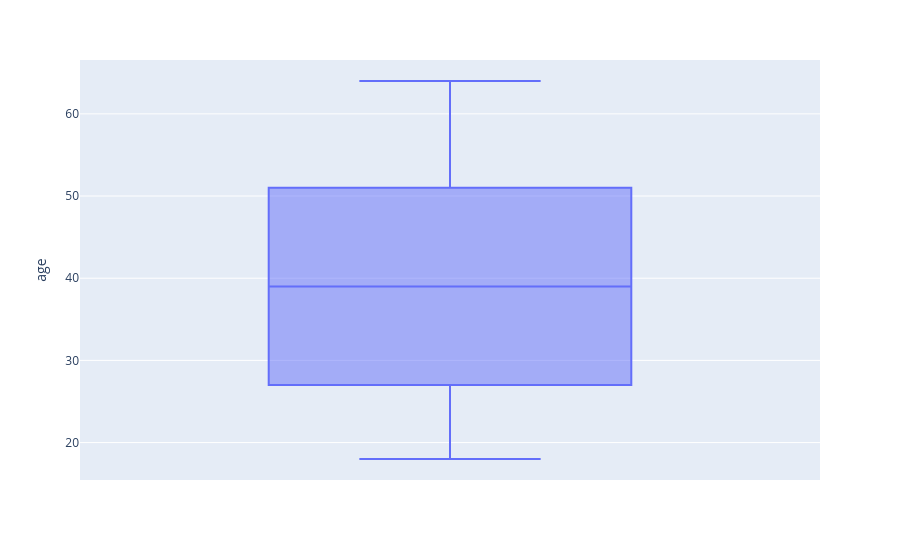

Notebook code cell kept with this figure:
### Code cell
#analisar as variaveis em grafico

import plotly.express as px

boxplot = px.box(df, y='age')
boxplot.show()

### Figure 1 — Plotly figure (JSON) as saved in the notebook; plotly's stock layout.template omitted (floating-point values rounded to 4 significant figures; data arrays with more than 128 entries replaced by an {"elided": "..."} marker saying what was removed)
{"data": [{"alignmentgroup": "True", "hovertemplate": "age=%{y}<extra></extra>", "legendgroup": "", "marker": {"color": "#636efa"}, "name": "", "notched": false, "offsetgroup": "", "orientation": "v", "showlegend": false, "type": "box", "x0": " ", "xaxis": "x", "y": {"elided": "1337 int values"}, "y0": " ", "yaxis": "y"}], "layout": {"boxmode": "group", "legend": {"tracegroupgap": 0}, "margin": {"t": 60}, "xaxis": {"anchor": "y", "domain": [0, 1]}, "yaxis": {"anchor": "x", "domain": [0, 1], "title": {"text": "age"}}}}
